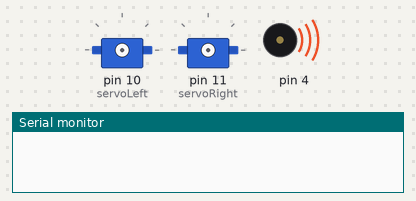
The sketch below on a simulated Arduino Uno, built with avr-gcc and run on an emulated ATmega328P. On the bench: 2 × servo, buzzer (waves = sounding), the last lines printed to the serial monitor.

Above: at 0.1 s.
At 9.6 s:
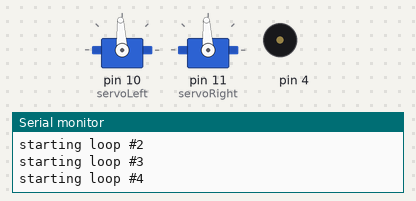
Timing chart, 0 to 11.1 s (numbered marks = the images above):
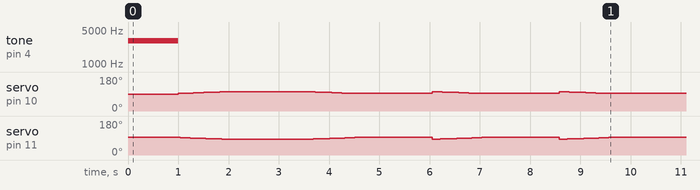

The sketch:

ForwardLeftRightBackward.ino
```cpp
// Robotics with the BOE Shield - ForwardLeftRightBackward
// Move forward, left, right, then backward for testing and tuning.

#include <Servo.h>                           // Include servo library

Servo servoLeft;                             // Declare left and right servos
Servo servoRight;

void setup()                                 // Built-in initialization block
{
  tone(4, 3000, 1000);                       // Play tone for 1 second
  delay(1000);                               // Delay to finish tone

  servoLeft.attach(10);                      // Attach left signal to P13
  servoRight.attach(11);                     // Attach right signal to P12

Serial.begin(9600);

Serial.println("starting loop #1");
for (int speed = 0; speed<= 100; speed +=2)
{
  servoLeft.writeMicroseconds(1500+speed);
  servoRight.writeMicroseconds(1500-speed);
  delay(20);
}

delay(1500);

Serial.println("starting loop #2");
for(int speed = 100; speed >= 0; speed -=2){
servoLeft.writeMicroseconds(1500+speed);
servoRight.writeMicroseconds(1500-speed);
delay(20);
}

delay(1500);

Serial.println("starting loop #3");
for(int speed = 100; speed >= 0; speed -=2){
servoLeft.writeMicroseconds(1500+speed);
servoRight.writeMicroseconds(1500-speed);
delay(20);
}

delay(1500);

Serial.println("starting loop #4");
for(int speed = 100; speed >= 0; speed -=2){
servoLeft.writeMicroseconds(1500+speed);
servoRight.writeMicroseconds(1500-speed);
delay(20);
}
}
void loop()
{
}
```
